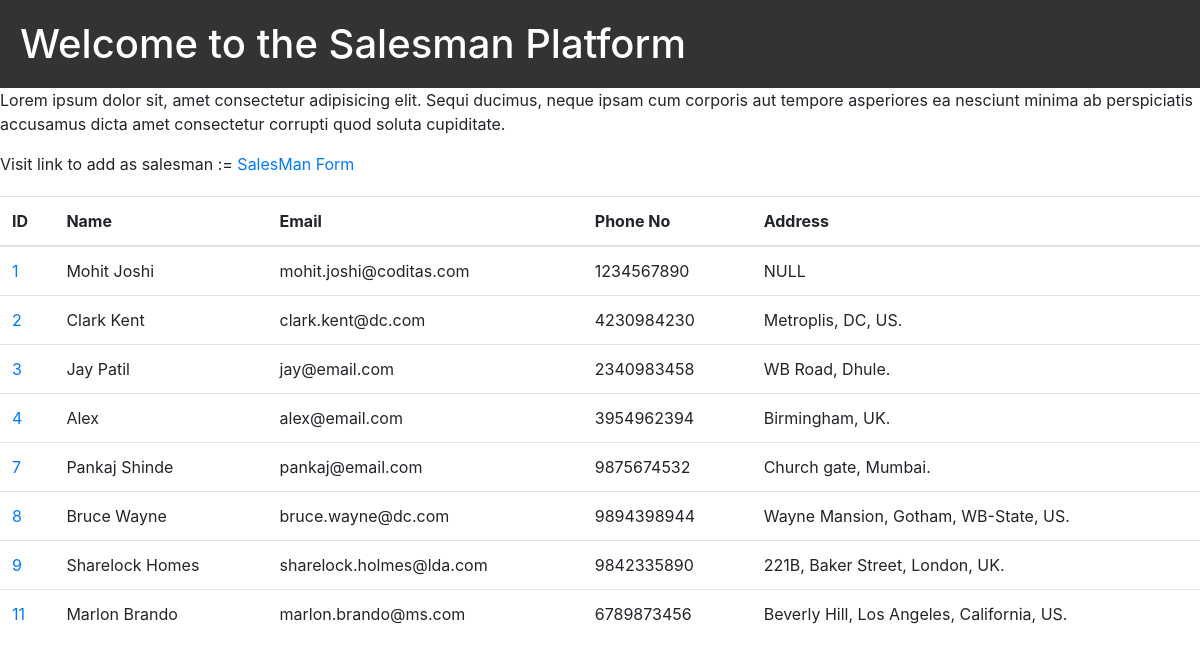
Screenshot of /dev/ with the database file from the repository.
### dev/models.py (models this page shows, shortened)
class SalesMan(models.Model):
    id = models.AutoField(primary_key=True)
    name = models.CharField(max_length=50)
    email = models.EmailField(null=False)
    phone_no = models.BigIntegerField(default=0)
    address = models.CharField(max_length=1000, default=null)
    created_at = models.DateTimeField(default=timezone.now)
    updated_at = models.DateTimeField(default=timezone.now)

### dev/views.py (the view)
# urls.py: path("", views.index, name="index"),
def index(request):
    if request.method == 'GET':
        sales_man_data = SalesMan.objects.all().order_by('created_at')
        sales_man_data = SalesManSerializers(sales_man_data, many=True)
        return render(request, 'dev/index.html', {'salesman_list': sales_man_data.data})
    return HttpResponse(status=400)

### dev/templates/dev/index.html (shortened to what this page needs)
<!DOCTYPE html>
<html>
<head>
  {% load static %}
  <link rel="stylesheet" type="text/css" href="{% static 'dev/index.css' %}">
  <link rel="stylesheet" href="https://cdn.jsdelivr.net/npm/bootstrap@4.1.3/dist/css/bootstrap.min.css">
</head>
<body>
  <header>
    <h1>Welcome to the Salesman Platform</h1>
  </header>
  <p>Lorem ipsum dolor sit, amet consectetur adipisicing elit. Sequi ducimus, neque ipsam cum corporis aut tempore asperiores ea nesciunt minima ab perspiciatis accusamus dicta amet consectetur corrupti quod soluta cupiditate.
  </p>
  <section>
    <span>Visit link to add as salesman :=
      <a href="form">SalesMan Form</a>
    </span>
  </section>
  <section>
    <table class="table">
      <thead>
          <tr>
              <th scope="col">ID</th>
              <th scope="col">Name</th>
              <th scope="col">Email</th>
              <th scope="col">Phone No</th>
              <th scope="col">Address</th>
          </tr>
      </thead>
      <tbody>
          {% for salesman in salesman_list %}
          <tr>
              <td scope="row"><a href="{{salesman.id}}/salesman">{{ salesman.id }}</a></td>
              <td>{{ salesman.name }}</td>
              <td>{{ salesman.email }}</td>
              <td>{{ salesman.phone_no }}</td>
              <td>{{ salesman.address }}</td>
          </tr>
          {% endfor %}
      </tbody>
  </table>
  </section>
</body>
</html>

### dev/static/dev/index.css (style rules this page uses)
body { font-family: Arial, sans-serif; margin: 0; padding: 0; }
header { background-color: #333; color: #fff; padding: 20px; }
header h1 { margin: 0; }
section { margin-bottom: 20px; }

### rows the page displays
SalesMan: name "Mohit Joshi", email "mohit.joshi@coditas.com", address "NULL"
SalesMan: name "Clark Kent", email "clark.kent@dc.com", address "Metroplis, DC, US."
SalesMan: name "Jay Patil", email "jay@email.com", address "WB Road, Dhule."
SalesMan: name "Alex", email "alex@email.com", address "Birmingham, UK."
SalesMan: name "Pankaj Shinde", email "pankaj@email.com", address "Church gate, Mumbai."
SalesMan: name "Bruce Wayne", email "bruce.wayne@dc.com", address "Wayne Mansion, Gotham, WB-State, US."
SalesMan: name "Sharelock Homes", email "sharelock.holmes@lda.com", address "221B, Baker Street, London, UK."
SalesMan: name "Marlon Brando", email "marlon.brando@ms.com", address "Beverly Hill, Los Angeles, California, US."

### other values shown
{{ salesman.id }} "1" "2" "3" "4" "7" "8" "9" "11"
{{ salesman.phone_no }} "1234567890" "4230984230" "2340983458" "3954962394" "9875674532" "9894398944" "9842335890" "6789873456"
